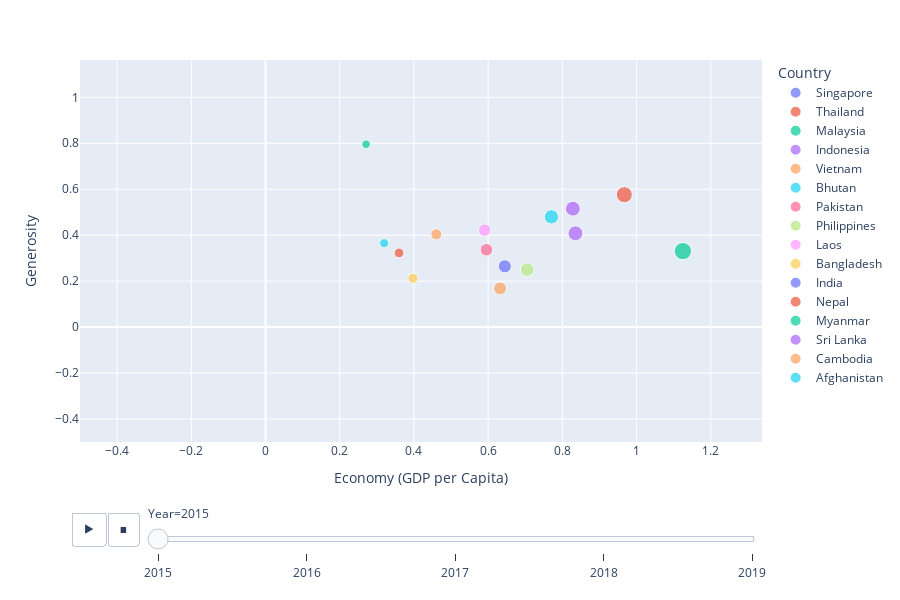

Source (notebook cell):
### Markdown cell above
## 4. Animated Graph

### Code cell
## Run this plot and discuss insights
r_x=[-0.5,max(df_asia['Trust (Government Corruption)'])+0.5]
r_y=[-0.5,max(df_asia['Freedom'])+0.5]
fig=px.scatter(df_asia,x='Economy (GDP per Capita)',y='Generosity',color='Country',size='Economy (GDP per Capita)', animation_frame="Year", animation_group="Country",
     size_max=15,height=600,range_x=r_x,range_y=r_y)
fig.show()

### Figure 1 — Plotly figure (JSON) as saved in the notebook; plotly's stock layout.template omitted (floating-point values rounded to 4 significant figures)
{"data": [{"hovertemplate": "Country=Singapore<br>Year=2015<br>Economy (GDP per Capita)=%{marker.size}<br>Generosity=%{y}<extra></extra>", "ids": ["Singapore"], "legendgroup": "Singapore", "marker": {"color": "#636efa", "size": [1.522], "sizemode": "area", "sizeref": 0.007521, "symbol": "circle"}, "mode": "markers", "name": "Singapore", "showlegend": true, "type": "scatter", "x": [1.522], "xaxis": "x", "y": [0.311], "yaxis": "y"}, {"hovertemplate": "Country=Thailand<br>Year=2015<br>Economy (GDP per Capita)=%{marker.size}<br>Generosity=%{y}<extra></extra>", "ids": ["Thailand"], "legendgroup": "Thailand", "marker": {"color": "#EF553B", "size": [0.9669], "sizemode": "area", "sizeref": 0.007521, "symbol": "circle"}, "mode": "markers", "name": "Thailand", "showlegend": true, "type": "scatter", "x": [0.9669], "xaxis": "x", "y": [0.5763], "yaxis": "y"}, {"hovertemplate": "Country=Malaysia<br>Year=2015<br>Economy (GDP per Capita)=%{marker.size}<br>Generosity=%{y}<extra></extra>", "ids": ["Malaysia"], "legendgroup": "Malaysia", "marker": {"color": "#00cc96", "size": [1.125], "sizemode": "area", "sizeref": 0.007521, "symbol": "circle"}, "mode": "markers", "name": "Malaysia", "showlegend": true, "type": "scatter", "x": [1.125], "xaxis": "x", "y": [0.3307], "yaxis": "y"}, {"hovertemplate": "Country=Indonesia<br>Year=2015<br>Economy (GDP per Capita)=%{marker.size}<br>Generosity=%{y}<extra></extra>", "ids": ["Indonesia"], "legendgroup": "Indonesia", "marker": {"color": "#ab63fa", "size": [0.8283], "sizemode": "area", "sizeref": 0.007521, "symbol": "circle"}, "mode": "markers", "name": "Indonesia", "showlegend": true, "type": "scatter", "x": [0.8283], "xaxis": "x", "y": [0.5153], "yaxis": "y"}, {"hovertemplate": "Country=Vietnam<br>Year=2015<br>Economy (GDP per Capita)=%{marker.size}<br>Generosity=%{y}<extra></extra>", "ids": ["Vietnam"], "legendgroup": "Vietnam", "marker": {"color": "#FFA15A", "size": [0.6322], "sizemode": "area", "sizeref": 0.007521, "symbol": "circle"}, "mode": "markers", "name": "Vietnam", "showlegend": true, "type": "scatter", "x": [0.6322], "xaxis": "x", "y": [0.1686], "yaxis": "y"}, {"hovertemplate": "Country=Bhutan<br>Year=2015<br>Economy (GDP per Capita)=%{marker.size}<br>Generosity=%{y}<extra></extra>", "ids": ["Bhutan"], "legendgroup": "Bhutan", "marker": {"color": "#19d3f3", "size": [0.7704], "sizemode": "area", "sizeref": 0.007521, "symbol": "circle"}, "mode": "markers", "name": "Bhutan", "showlegend": true, "type": "scatter", "x": [0.7704], "xaxis": "x", "y": [0.48], "yaxis": "y"}, {"hovertemplate": "Country=Pakistan<br>Year=2015<br>Economy (GDP per Capita)=%{marker.size}<br>Generosity=%{y}<extra></extra>", "ids": ["Pakistan"], "legendgroup": "Pakistan", "marker": {"color": "#FF6692", "size": [0.5954], "sizemode": "area", "sizeref": 0.007521, "symbol": "circle"}, "mode": "markers", "name": "Pakistan", "showlegend": true, "type": "scatter", "x": [0.5954], "xaxis": "x", "y": [0.3367], "yaxis": "y"}, {"hovertemplate": "Country=Philippines<br>Year=2015<br>Economy (GDP per Capita)=%{marker.size}<br>Generosity=%{y}<extra></extra>", "ids": ["Philippines"], "legendgroup": "Philippines", "marker": {"color": "#B6E880", "size": [0.7053], "sizemode": "area", "sizeref": 0.007521, "symbol": "circle"}, "mode": "markers", "name": "Philippines", "showlegend": true, "type": "scatter", "x": [0.7053], "xaxis": "x", "y": [0.2499], "yaxis": "y"}, {"hovertemplate": "Country=Laos<br>Year=2015<br>Economy (GDP per Capita)=%{marker.size}<br>Generosity=%{y}<extra></extra>", "ids": ["Laos"], "legendgroup": "Laos", "marker": {"color": "#FF97FF", "size": [0.5907], "sizemode": "area", "sizeref": 0.007521, "symbol": "circle"}, "mode": "markers", "name": "Laos", "showlegend": true, "type": "scatter", "x": [0.5907], "xaxis": "x", "y": [0.4219], "yaxis": "y"}, {"hovertemplate": "Country=Bangladesh<br>Year=2015<br>Economy (GDP per Capita)=%{marker.size}<br>Generosity=%{y}<extra></extra>", "ids": ["Bangladesh"], "legendgroup": "Bangladesh", "marker": {"color": "#FECB52", "size": [0.3975], "sizemode": "area", "sizeref": 0.007521, "symbol": "circle"}, "mode": "markers", "name": "Bangladesh", "showlegend": true, "type": "scatter", "x": [0.3975], "xaxis": "x", "y": [0.2122], "yaxis": "y"}, {"hovertemplate": "Country=India<br>Year=2015<br>Economy (GDP per Capita)=%{marker.size}<br>Generosity=%{y}<extra></extra>", "ids": ["India"], "legendgroup": "India", "marker": {"color": "#636efa", "size": [0.645], "sizemode": "area", "sizeref": 0.007521, "symbol": "circle"}, "mode": "markers", "name": "India", "showlegend": true, "type": "scatter", "x": [0.645], "xaxis": "x", "y": [0.2647], "yaxis": "y"}, {"hovertemplate": "Country=Nepal<br>Year=2015<br>Economy (GDP per Capita)=%{marker.size}<br>Generosity=%{y}<extra></extra>", "ids": ["Nepal"], "legendgroup": "Nepal", "marker": {"color": "#EF553B", "size": [0.36], "sizemode": "area", "sizeref": 0.007521, "symbol": "circle"}, "mode": "markers", "name": "Nepal", "showlegend": true, "type": "scatter", "x": [0.36], "xaxis": "x", "y": [0.323], "yaxis": "y"}, {"hovertemplate": "Country=Myanmar<br>Year=2015<br>Economy (GDP per Capita)=%{marker.size}<br>Generosity=%{y}<extra></extra>", "ids": ["Myanmar"], "legendgroup": "Myanmar", "marker": {"color": "#00cc96", "size": [0.2711], "sizemode": "area", "sizeref": 0.007521, "symbol": "circle"}, "mode": "markers", "name": "Myanmar", "showlegend": true, "type": "scatter", "x": [0.2711], "xaxis": "x", "y": [0.7959], "yaxis": "y"}, {"hovertemplate": "Country=Sri Lanka<br>Year=2015<br>Economy (GDP per Capita)=%{marker.size}<br>Generosity=%{y}<extra></extra>", "ids": ["Sri Lanka"], "legendgroup": "Sri Lanka", "marker": {"color": "#ab63fa", "size": [0.8352], "sizemode": "area", "sizeref": 0.007521, "symbol": "circle"}, "mode": "markers", "name": "Sri Lanka", "showlegend": true, "type": "scatter", "x": [0.8352], "xaxis": "x", "y": [0.4083], "yaxis": "y"}, {"hovertemplate": "Country=Cambodia<br>Year=2015<br>Economy (GDP per Capita)=%{marker.size}<br>Generosity=%{y}<extra></extra>", "ids": ["Cambodia"], "legendgroup": "Cambodia", "marker": {"color": "#FFA15A", "size": [0.4604], "sizemode": "area", "sizeref": 0.007521, "symbol": "circle"}, "mode": "markers", "name": "Cambodia", "showlegend": true, "type": "scatter", "x": [0.4604], "xaxis": "x", "y": [0.4036], "yaxis": "y"}, {"hovertemplate": "Country=Afghanistan<br>Year=2015<br>Economy (GDP per Capita)=%{marker.size}<br>Generosity=%{y}<extra></extra>", "ids": ["Afghanistan"], "legendgroup": "Afghanistan", "marker": {"color": "#19d3f3", "size": [0.3198], "sizemode": "area", "sizeref": 0.007521, "symbol": "circle"}, "mode": "markers", "name": "Afghanistan", "showlegend": true, "type": "scatter", "x": [0.3198], "xaxis": "x", "y": [0.3651], "yaxis": "y"}], "layout": {"height": 600, "legend": {"itemsizing": "constant", "title": {"text": "Country"}, "tracegroupgap": 0}, "margin": {"t": 60}, "sliders": [{"active": 0, "currentvalue": {"prefix": "Year="}, "len": 0.9, "pad": {"b": 10, "t": 60}, "steps": [{"args": [["2015"], {"frame": {"duration": 0, "redraw": false}, "fromcurrent": true, "mode": "immediate", "transition": {"duration": 0, "easing": "linear"}}], "label": "2015", "method": "animate"}, {"args": [["2016"], {"frame": {"duration": 0, "redraw": false}, "fromcurrent": true, "mode": "immediate", "transition": {"duration": 0, "easing": "linear"}}], "label": "2016", "method": "animate"}, {"args": [["2017"], {"frame": {"duration": 0, "redraw": false}, "fromcurrent": true, "mode": "immediate", "transition": {"duration": 0, "easing": "linear"}}], "label": "2017", "method": "animate"}, {"args": [["2018"], {"frame": {"duration": 0, "redraw": false}, "fromcurrent": true, "mode": "immediate", "transition": {"duration": 0, "easing": "linear"}}], "label": "2018", "method": "animate"}, {"args": [["2019"], {"frame": {"duration": 0, "redraw": false}, "fromcurrent": true, "mode": "immediate", "transition": {"duration": 0, "easing": "linear"}}], "label": "2019", "method": "animate"}], "x": 0.1, "xanchor": "left", "y": 0, "yanchor": "top"}], "updatemenus": [{"buttons": [{"args": [null, {"frame": {"duration": 500, "redraw": false}, "fromcurrent": true, "mode": "immediate", "transition": {"duration": 500, "easing": "linear"}}], "label": "&#9654;", "method": "animate"}, {"args": [[null], {"frame": {"duration": 0, "redraw": false}, "fromcurrent": true, "mode": "immediate", "transition": {"duration": 0, "easing": "linear"}}], "label": "&#9724;", "method": "animate"}], "direction": "left", "pad": {"r": 10, "t": 70}, "showactive": false, "type": "buttons", "x": 0.1, "xanchor": "right", "y": 0, "yanchor": "top"}], "xaxis": {"anchor": "y", "domain": [0, 1], "range": [-0.5, 1.338], "title": {"text": "Economy (GDP per Capita)"}}, "yaxis": {"anchor": "x", "domain": [0, 1], "range": [-0.5, 1.162], "title": {"text": "Generosity"}}}}
